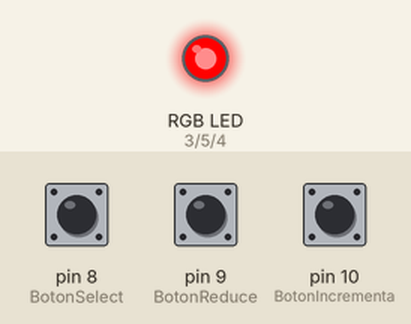
A sketch run on a simulated Arduino Uno, built with avr-gcc and run on an emulated ATmega328P. On the bench: an RGB LED mixed from three pins (HIGH = lit). Inputs (shaded band) come from the test bench; at power-on: pin 9 (BotonReduce) LOW, pin 8 (BotonSelect) LOW, pin 10 (BotonIncrementa) LOW. Dim RGB values are drawn brighter than linear.

Above: at 1.2 s.
1.3 s: pin 9 (BotonReduce) pulled HIGH for 1 s
At 3.2 s:
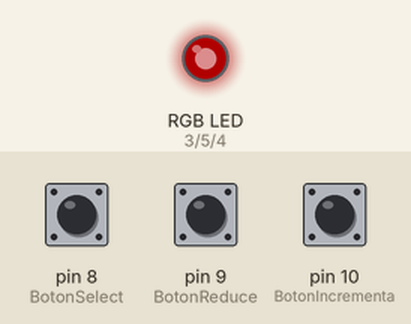
3.8 s: pin 8 (BotonSelect) pulled HIGH for 0.15 s
At 5.1 s:
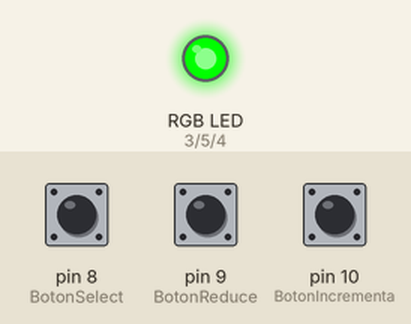
5.4 s: pin 8 (BotonSelect) pulled HIGH for 1 s
At 7.6 s:
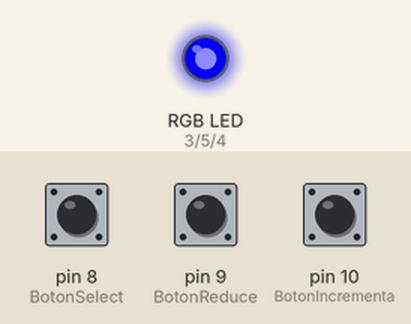
7.9 s: pin 9 (BotonReduce) pulled HIGH for 3.2 s
At 9.3 s:
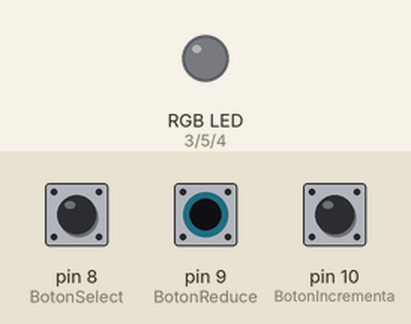
12.6 s: pin 10 (BotonIncrementa) pulled HIGH for 1 s
At 14.3 s:
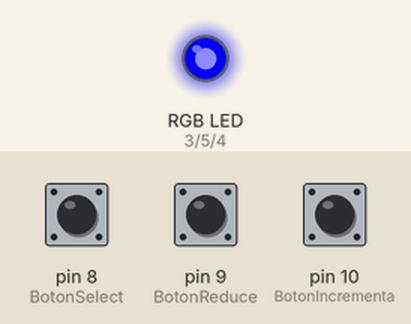
Timing chart, 0 to 15.8 s (numbered marks = the images above; inputs shaded):
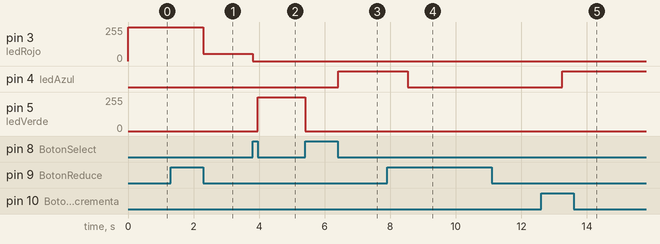

Measured:
- after the input at 1.3 s, pin 3 (ledRojo): 254/255 → 55/255 after 1.0 s
- after the input at 3.8 s, pin 3 (ledRojo): 55/255 → 0/255 at once; pin 5 (ledVerde): 0/255 → 254/255 after 0.16 s
- after the input at 5.4 s, pin 4 (ledAzul): LOW → HIGH after 1.0 s; pin 5 (ledVerde): 254/255 → 0/255 at once
- after the input at 7.9 s, pin 4 (ledAzul): HIGH → LOW after 0.64 s
- after the input at 12.6 s, pin 4 (ledAzul): LOW → HIGH after 0.64 s

The sketch:

control_de_brillo_de_LED_RGB_con_botones.ino
```cpp
/***********************************
  Tutorial Diodos LED Tricolor y Pulsadores
  Oscar Gonzalez - Marzo 2009
  www.BricoGeek.com

  Debes conectar el Diodo LED RGB según los pines de configuración indicados como
  "ledRojo", "ledAzul" y "ledVerde". Lo mismo para los botones, con sus respectivas
  resistencias como indicado en el video tutorial.

  Básicamente se trata de enviar un valor de entre 0 y 254 a cada color mediante la función analogWrite() a la cual
  indicamos el PIN a utilizar y el valor a enviar. Podemos utilizar otros pines, pero es muy importante utilizar los pines
  indicados como "PWM" ya que de no utilizarlo, no podremos variar el color y el programa no tendrá efecto alguno.

  Utiliza éste código como mejor te guste ya que es totalmente libre, aunque siempr ese agradece algún comentario
  sobre el autor original! :)

 ************************************/

// Define los pines a utilizar para cada color
int ledRojo=3;
int ledAzul=4;
int ledVerde=5;

// Guarda los valores a signar a cada color (0-254)
int ValorRojo=254;
int ValorVerde=254;
int ValorAzul=254;

// Define los pines utilizados por los botones
int BotonSelect = 8;
int BotonReduce = 9;
int BotonIncrementa = 10;

int ledSeleccionado = 0;

void setup()
{

  // Hay que indicar que lo pines utilizados por los botones son de ENTRADA
  pinMode(BotonSelect, INPUT);
  pinMode(BotonReduce, INPUT);
  pinMode(BotonIncrementa, INPUT);

  analogWrite(ledRojo, 255);
}

// Valor por defecto: Rojo
// 0= Rojo, 1=Verde, 2=Azul
int pinLed = 0;

void loop()
{

   int valorLed = 0;

   if (digitalRead(BotonSelect) == HIGH)
   {
      pinLed++;

      // Para no pasarnos de vueltas
      if (pinLed > 2) { pinLed=0; }

      // Apagamos todos los LED ya qu eluego se mostrarÃ¡ sÃ³lo el led seleccionado
      analogWrite(ledRojo, 0);
      analogWrite(ledVerde, 0);
      analogWrite(ledAzul, 0);

      // Esperamos a que el boton se suelte
      while (digitalRead(BotonSelect) == HIGH) {  }
      delay(10); // Esperamos un poquito más...
   }

   // Comprobamos si se incrementa el valor
   if (digitalRead(BotonIncrementa) == HIGH)
   {
     if (pinLed == 0) { ValorRojo++; }
     if (pinLed == 1) { ValorVerde++; }
     if (pinLed == 2) { ValorAzul++; }

     delay(5);
    }

   // Comprobamos si se reduce el valor
   if (digitalRead(BotonReduce) == HIGH)
   {
     if (pinLed == 0) { ValorRojo--; }
     if (pinLed == 1) { ValorVerde--; }
     if (pinLed == 2) { ValorAzul--; }

     delay(5);
    }

    // Esto para no pasarse de vueltas en el valor de salida (0-254)
    if (ValorRojo > 254) { ValorRojo=254; }
    if (ValorRojo < 0) { ValorRojo=0; }

    if (ValorVerde > 254) { ValorVerde=254; }
    if (ValorVerde < 0) { ValorVerde=0; }

    if (ValorAzul > 254) { ValorAzul=254; }
    if (ValorAzul < 0) { ValorAzul=0; }

  // Actualiza el valor del color seleccionado
  if (pinLed == 0) { analogWrite(ledRojo, ValorRojo); }
  if (pinLed == 1) { analogWrite(ledVerde, ValorVerde); }
  if (pinLed == 2) { analogWrite(ledAzul, ValorAzul); }

}
```
